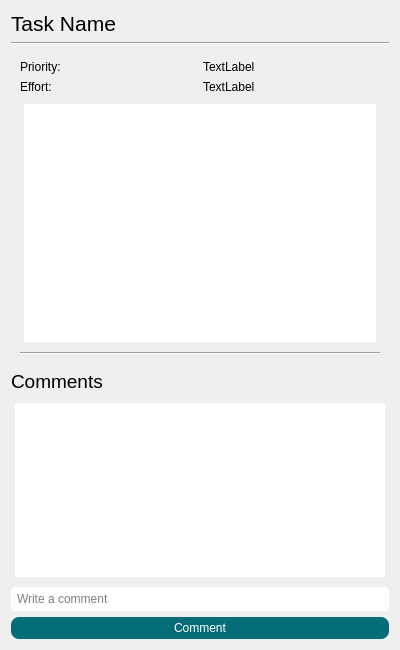
<?xml version="1.0" encoding="UTF-8"?>
<ui version="4.0">
 <class>TaskDetails</class>
 <widget class="QDialog" name="TaskDetails">
  <property name="geometry">
   <rect>
    <x>0</x>
    <y>0</y>
    <width>400</width>
    <height>650</height>
   </rect>
  </property>
  <property name="minimumSize">
   <size>
    <width>400</width>
    <height>650</height>
   </size>
  </property>
  <property name="windowTitle">
   <string>Dialog</string>
  </property>
  <layout class="QVBoxLayout" name="verticalLayout_2">
   <item>
    <widget class="QLabel" name="TaskTitle">
     <property name="font">
      <font>
       <pointsize>16</pointsize>
      </font>
     </property>
     <property name="text">
      <string>Task Name</string>
     </property>
    </widget>
   </item>
   <item>
    <widget class="Line" name="line">
     <property name="orientation">
      <enum>Qt::Horizontal</enum>
     </property>
    </widget>
   </item>
   <item>
    <widget class="QStackedWidget" name="stackedWidget">
     <property name="currentIndex">
      <number>0</number>
     </property>
     <widget class="QWidget" name="view">
      <layout class="QVBoxLayout" name="verticalLayout">
       <item>
        <layout class="QHBoxLayout" name="horizontalLayout">
         <item>
          <widget class="QLabel" name="PriorityLbl">
           <property name="sizePolicy">
            <sizepolicy hsizetype="Preferred" vsizetype="Fixed">
             <horstretch>0</horstretch>
             <verstretch>0</verstretch>
            </sizepolicy>
           </property>
           <property name="text">
            <string>Priority: </string>
           </property>
          </widget>
         </item>
         <item>
          <widget class="QLabel" name="Priority">
           <property name="sizePolicy">
            <sizepolicy hsizetype="Preferred" vsizetype="Fixed">
             <horstretch>0</horstretch>
             <verstretch>0</verstretch>
            </sizepolicy>
           </property>
           <property name="text">
            <string>TextLabel</string>
           </property>
          </widget>
         </item>
        </layout>
       </item>
       <item>
        <layout class="QHBoxLayout" name="horizontalLayout_2">
         <item>
          <widget class="QLabel" name="EffortLbl">
           <property name="sizePolicy">
            <sizepolicy hsizetype="Preferred" vsizetype="Fixed">
             <horstretch>0</horstretch>
             <verstretch>0</verstretch>
            </sizepolicy>
           </property>
           <property name="text">
            <string>Effort: </string>
           </property>
          </widget>
         </item>
         <item>
          <widget class="QLabel" name="Effort">
           <property name="sizePolicy">
            <sizepolicy hsizetype="Preferred" vsizetype="Fixed">
             <horstretch>0</horstretch>
             <verstretch>0</verstretch>
            </sizepolicy>
           </property>
           <property name="text">
            <string>TextLabel</string>
           </property>
          </widget>
         </item>
        </layout>
       </item>
       <item>
        <widget class="QTextBrowser" name="Description">
         <property name="minimumSize">
          <size>
           <width>300</width>
           <height>100</height>
          </size>
         </property>
         <property name="maximumSize">
          <size>
           <width>16777215</width>
           <height>199999</height>
          </size>
         </property>
         <property name="styleSheet">
          <string notr="true">border-radius:4px;
padding:4px;</string>
         </property>
        </widget>
       </item>
       <item>
        <layout class="QVBoxLayout" name="EditLayout">
         <item>
          <widget class="Line" name="line_2">
           <property name="orientation">
            <enum>Qt::Horizontal</enum>
           </property>
          </widget>
         </item>
        </layout>
       </item>
      </layout>
     </widget>
     <widget class="QWidget" name="page_2">
      <layout class="QVBoxLayout" name="verticalLayout_3">
       <item>
        <layout class="QHBoxLayout" name="horizontalLayout_3">
         <item>
          <widget class="QLabel" name="label">
           <property name="text">
            <string>Priority:</string>
           </property>
          </widget>
         </item>
         <item>
          <spacer name="horizontalSpacer">
           <property name="orientation">
            <enum>Qt::Horizontal</enum>
           </property>
           <property name="sizeHint" stdset="0">
            <size>
             <width>40</width>
             <height>20</height>
            </size>
           </property>
          </spacer>
         </item>
         <item>
          <widget class="QComboBox" name="PriorityBox">
           <property name="minimumSize">
            <size>
             <width>200</width>
             <height>0</height>
            </size>
           </property>
          </widget>
         </item>
        </layout>
       </item>
       <item>
        <layout class="QHBoxLayout" name="horizontalLayout_4">
         <item>
          <widget class="QLabel" name="label_2">
           <property name="text">
            <string>Effort:</string>
           </property>
          </widget>
         </item>
         <item>
          <spacer name="horizontalSpacer_2">
           <property name="orientation">
            <enum>Qt::Horizontal</enum>
           </property>
           <property name="sizeHint" stdset="0">
            <size>
             <width>40</width>
             <height>20</height>
            </size>
           </property>
          </spacer>
         </item>
         <item>
          <widget class="QComboBox" name="EffortBox">
           <property name="minimumSize">
            <size>
             <width>200</width>
             <height>0</height>
            </size>
           </property>
          </widget>
         </item>
        </layout>
       </item>
       <item>
        <widget class="QLabel" name="label_3">
         <property name="text">
          <string>Description:</string>
         </property>
        </widget>
       </item>
       <item>
        <widget class="QTextEdit" name="DescriptionTxtBox"/>
       </item>
       <item>
        <widget class="QPushButton" name="SaveBtn">
         <property name="styleSheet">
          <string notr="true">background-color: rgb(5, 109, 120);
color: rgb(255, 255, 255);
border-radius:8px;
padding-top:4px;
padding-bottom:4px;
padding-left:25px;
padding-right:25px;</string>
         </property>
         <property name="text">
          <string>Save</string>
         </property>
        </widget>
       </item>
       <item>
        <widget class="Line" name="line_3">
         <property name="orientation">
          <enum>Qt::Horizontal</enum>
         </property>
        </widget>
       </item>
      </layout>
     </widget>
    </widget>
   </item>
   <item>
    <widget class="QLabel" name="CommentsLbl">
     <property name="font">
      <font>
       <pointsize>14</pointsize>
      </font>
     </property>
     <property name="text">
      <string>Comments</string>
     </property>
    </widget>
   </item>
   <item>
    <widget class="QListWidget" name="listWidget">
     <property name="styleSheet">
      <string notr="true">border-radius:4px;
padding:4px;</string>
     </property>
     <property name="spacing">
      <number>0</number>
     </property>
    </widget>
   </item>
   <item>
    <widget class="QLineEdit" name="CommentInput">
     <property name="styleSheet">
      <string notr="true">border-radius:4px;
padding:4px;</string>
     </property>
     <property name="maxLength">
      <number>100</number>
     </property>
     <property name="placeholderText">
      <string>Write a comment</string>
     </property>
    </widget>
   </item>
   <item>
    <widget class="QPushButton" name="CommentBtn">
     <property name="styleSheet">
      <string notr="true">background-color: rgb(5, 109, 120);
color: rgb(255, 255, 255);
border-radius:8px;
padding-top:4px;
padding-bottom:4px;
padding-left:25px;
padding-right:25px;</string>
     </property>
     <property name="text">
      <string>Comment</string>
     </property>
    </widget>
   </item>
  </layout>
 </widget>
 <resources/>
 <connections/>
</ui>
